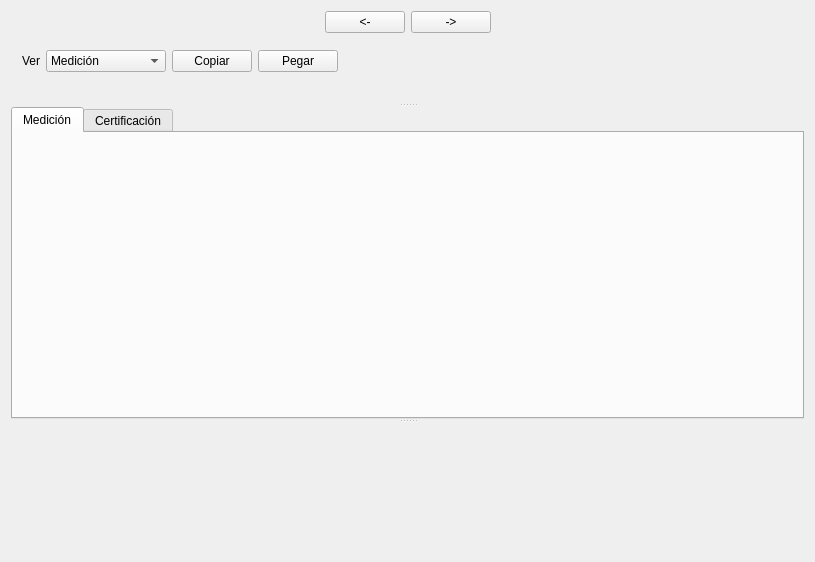
<?xml version="1.0" encoding="UTF-8"?>
<ui version="4.0">
 <class>InterfazObra</class>
 <widget class="QWidget" name="InterfazObra">
  <property name="geometry">
   <rect>
    <x>0</x>
    <y>0</y>
    <width>815</width>
    <height>562</height>
   </rect>
  </property>
  <property name="windowTitle">
   <string>Med</string>
  </property>
  <layout class="QHBoxLayout" name="horizontalLayout_3">
   <item>
    <layout class="QVBoxLayout" name="verticalLayout_4">
     <item>
      <layout class="QHBoxLayout" name="horizontalLayout_2">
       <item>
        <spacer name="horizontalSpacer_2">
         <property name="orientation">
          <enum>Qt::Horizontal</enum>
         </property>
         <property name="sizeHint" stdset="0">
          <size>
           <width>40</width>
           <height>20</height>
          </size>
         </property>
        </spacer>
       </item>
       <item>
        <widget class="QPushButton" name="botonAtras">
         <property name="text">
          <string>&lt;-</string>
         </property>
        </widget>
       </item>
       <item>
        <widget class="QPushButton" name="botonAdelante">
         <property name="text">
          <string>-&gt;</string>
         </property>
        </widget>
       </item>
       <item>
        <spacer name="horizontalSpacer_3">
         <property name="orientation">
          <enum>Qt::Horizontal</enum>
         </property>
         <property name="sizeHint" stdset="0">
          <size>
           <width>40</width>
           <height>20</height>
          </size>
         </property>
        </spacer>
       </item>
      </layout>
     </item>
     <item>
      <widget class="QSplitter" name="splitter">
       <property name="orientation">
        <enum>Qt::Vertical</enum>
       </property>
       <widget class="QWidget" name="layoutWidget">
        <layout class="QVBoxLayout" name="verticalLayout_3">
         <item>
          <layout class="QHBoxLayout" name="horizontalLayout">
           <item>
            <widget class="QLabel" name="label">
             <property name="text">
              <string>Ver</string>
             </property>
            </widget>
           </item>
           <item>
            <widget class="QComboBox" name="comboMedCert">
             <property name="minimumSize">
              <size>
               <width>120</width>
               <height>0</height>
              </size>
             </property>
             <item>
              <property name="text">
               <string>Medición</string>
              </property>
             </item>
             <item>
              <property name="text">
               <string>Certificación</string>
              </property>
             </item>
            </widget>
           </item>
           <item>
            <widget class="QPushButton" name="botonCopiar">
             <property name="text">
              <string>Copiar</string>
             </property>
            </widget>
           </item>
           <item>
            <widget class="QPushButton" name="botonPegar">
             <property name="text">
              <string>Pegar</string>
             </property>
            </widget>
           </item>
           <item>
            <spacer name="horizontalSpacer">
             <property name="orientation">
              <enum>Qt::Horizontal</enum>
             </property>
             <property name="sizeHint" stdset="0">
              <size>
               <width>40</width>
               <height>20</height>
              </size>
             </property>
            </spacer>
           </item>
          </layout>
         </item>
         <item>
          <widget class="TablaPrincipal" name="tablaPrinc" native="true"/>
         </item>
        </layout>
       </widget>
       <widget class="QTabWidget" name="tabWidget">
        <property name="currentIndex">
         <number>0</number>
        </property>
        <widget class="QWidget" name="tab">
         <attribute name="title">
          <string>Medición</string>
         </attribute>
         <layout class="QVBoxLayout" name="verticalLayout">
          <item>
           <widget class="TablaMedCert" name="TablaMed" native="true"/>
          </item>
         </layout>
        </widget>
        <widget class="QWidget" name="tab_2">
         <attribute name="title">
          <string>Certificación</string>
         </attribute>
         <layout class="QVBoxLayout" name="verticalLayout_2">
          <item>
           <widget class="QTableView" name="TablaCert"/>
          </item>
         </layout>
        </widget>
       </widget>
       <widget class="Editor" name="editor" native="true">
        <property name="minimumSize">
         <size>
          <width>0</width>
          <height>100</height>
         </size>
        </property>
        <property name="maximumSize">
         <size>
          <width>16777215</width>
          <height>200</height>
         </size>
        </property>
       </widget>
      </widget>
     </item>
    </layout>
   </item>
  </layout>
 </widget>
 <layoutdefault spacing="6" margin="11"/>
 <customwidgets>
  <customwidget>
   <class>Editor</class>
   <extends>QWidget</extends>
   <header>./Editor/editor.h</header>
   <container>1</container>
  </customwidget>
  <customwidget>
   <class>TablaMedCert</class>
   <extends>QWidget</extends>
   <header>./Tablas/tablamedcert.h</header>
   <container>1</container>
  </customwidget>
  <customwidget>
   <class>TablaPrincipal</class>
   <extends>QWidget</extends>
   <header>./Tablas/tablaprincipal.h</header>
   <container>1</container>
  </customwidget>
 </customwidgets>
 <resources/>
 <connections/>
</ui>
